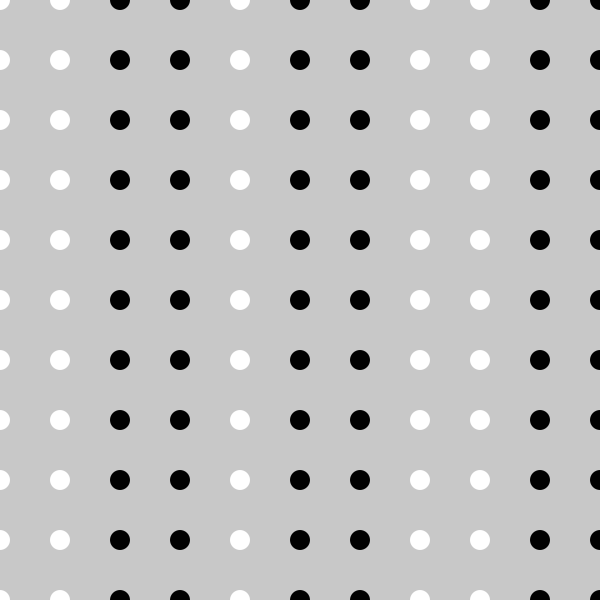
Frame 1 (no input)
Frame 60 (the mouse pressed at the canvas centre just before this capture): identical to frame 1, image omitted
Frame 120 (the mouse held since frame 60 and released just before this capture): identical to frame 1, image omitted

The Processing sketch that drew this single still picture (run headless with seeded random() and noise(); from frame 60 on, the mouse is pressed at the canvas centre):

// Processing sketch: grid_zebra
// ── grid_zebra.pde
// 規則的に整列（2次元、しまうま）

void setup() {
  size(600, 600);
  noStroke();
  fill(0);
}

void draw() {
  background(200);

  for (int y = 0; y <= height; y += 60) {
    for (int x = 0; x <= width; x += 60) {
      // セルのX座標によって塗り色を切り替える
      if (x >= 0 && x < 100) {
        fill(255);
      }
      else if (x >= 100 && x < 200) {
        fill(0);
      }
      else if (x >= 200 && x < 300) {
        fill(255);
      }
      else if (x >= 300 && x < 400) {
        fill(0);
      }
      else if (x >= 400 && x < 500) {
        fill(255);
      }
      else {
        fill(0);
      }

      ellipse(x, y, 20, 20);
    }
  }
}
